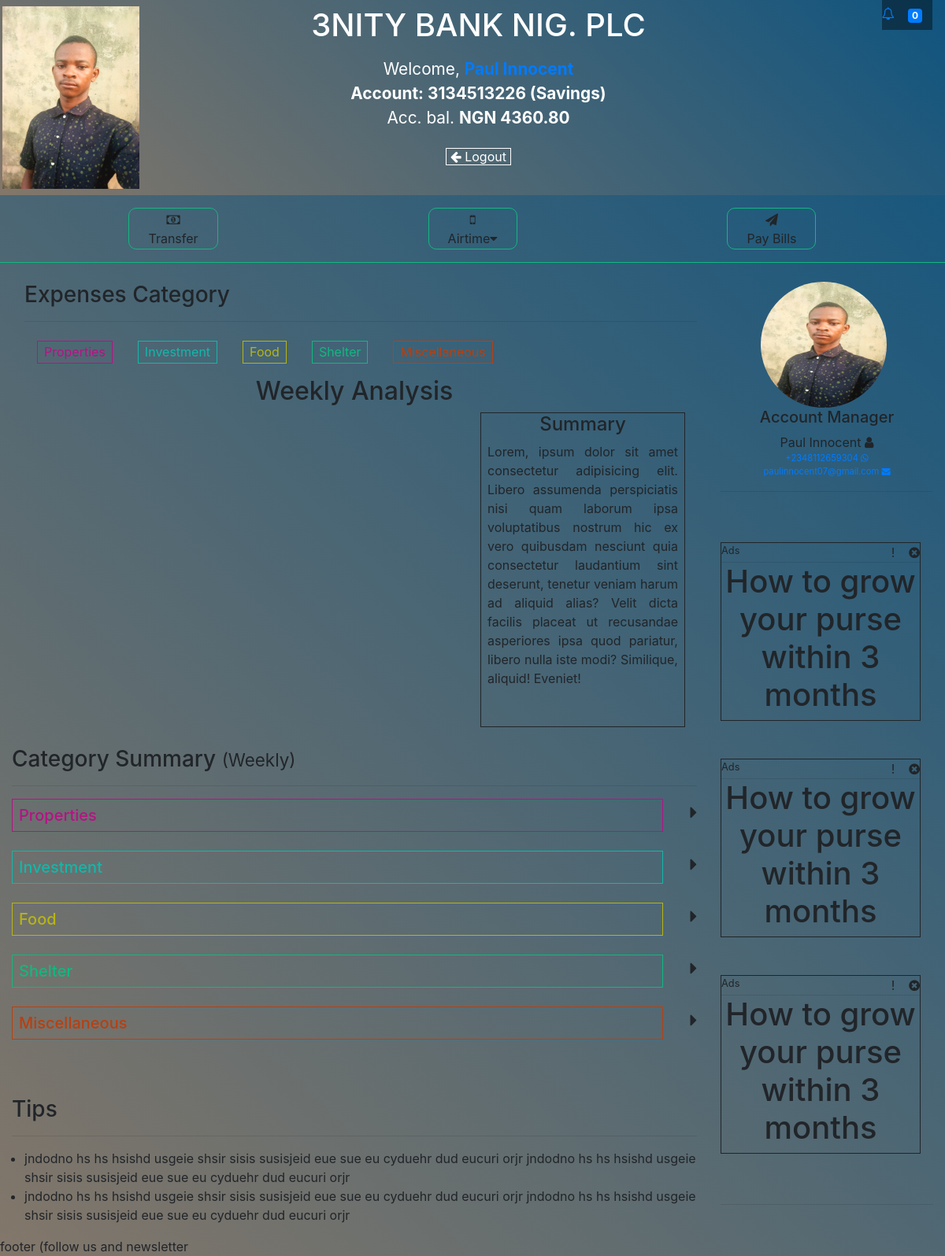
Screenshot of / (signed in) with the database file from the repository.
### bank/models.py (models this page shows, shortened)
class Account(models.Model):
    customer = models.ForeignKey(Customer, on_delete=models.CASCADE, null=True, blank=True, related_name="customer")
    accountNum = models.IntegerField(null=True, blank=True)
    accountType = models.CharField(default="Savings", max_length=200)
    balance = models.FloatField(default=0.00)
    transactionPin = models.IntegerField(default=1234)
    timestamp = models.DateTimeField(auto_now_add=True)

class Customer(models.Model):
    user = models.OneToOneField(User, on_delete=models.CASCADE, null=True, blank=True)
    manager = models.ForeignKey(Staff, on_delete=models.SET_NULL, null=True, blank=True)
    fname = models.CharField(max_length=200)
    lname = models.CharField(max_length=200)
    email = models.CharField(max_length=200, null=True)
    address = models.CharField(max_length=200, null=True)
    tel = models.CharField(max_length=200, null=True)
    dob = models.CharField(max_length=200, null=True)

class Staff(models.Model):
    user = models.OneToOneField(User, on_delete=models.CASCADE, null=True, blank=True)
    fullName = models.CharField(max_length=200, null=True, blank=True)
    role = models.CharField(max_length=200, default="manager")
    email = models.CharField(max_length=200, null=True)
    whatsappNum = models.CharField(max_length=200, null=True)
    totalCustomer = models.IntegerField(default=0)

### bank/views.py (the view)
# urls.py: path('', views.index, name="index"),
def index(request):
    try:
        user=Customer.objects.get(user=User.objects.get(username=request.user))
        account = Account.objects.filter(customer=user)
        context = {'account':account}
        return render(request, 'bank/profile.html', context)
    except:
        return HttpResponseRedirect(reverse("login"))

### bank/templates/bank/profile.html (shortened to what this page needs)
{% extends "bank/layout.html" %}
{% load static %}
{% block customStyle %}
<link rel="stylesheet" href="/static/bank/css/profile.css">
{% endblock %}
{% block body %}
  <div class="exp-catg" style="padding-left: 1rem;">
    <h3>Expenses Category </h3>
    <hr />
    <ul>
      <a style="border: 1px solid rgb(184, 17, 134); color: rgb(184, 17, 134);" href="#category1"
        onclick="expandCatg('properties')">Properties</a>
      <a style="border: 1px solid rgb(17, 184, 170); color: rgb(17, 184, 170);" href="#category2"
        onclick="expandCatg('investment')">Investment</a>
      <a style="border: 1px solid rgb(184, 181, 17); color: rgb(184, 181, 17);" href="#category3"
        onclick="expandCatg('food')">Food</a>
      <a style="border: 1px solid rgb(17, 184, 128); color: rgb(17, 184, 128);" href="#category4"
        onclick="expandCatg('shelter')">Shelter</a>
      <a style="border: 1px solid rgb(184, 64, 17); color: rgb(184, 64, 17);" href="#category5"
        onclick="expandCatg('miscellaneous')">Miscellaneous</a>
    </ul>
  </div>
  <div class="graph">
    <div class="pie-chart-cont">
      <center>
        <h2>Weekly Analysis</h2>
      </center>
      <div class="container-fluid">
        <div class="row">
          <div class="col-12 col-md-8">
            <div id="piechart" style="width: 100%; height: 400px;"></div>
          </div>
          <div class="col-12 col-md-4">
            <div class="pieSummary">
              <center>
                <h4>Summary</h4>
              </center>
              <div>
                <p style="text-align: justify; padding: 0 .5rem;">
                  Lorem, ipsum dolor sit amet consectetur adipisicing elit. Libero assumenda perspiciatis nisi
                  quam laborum ipsa voluptatibus nostrum hic ex vero quibusdam nesciunt quia consectetur
                  laudantium sint deserunt, tenetur veniam harum ad aliquid alias? Velit dicta facilis placeat ut
                  recusandae asperiores ipsa quod pariatur, libero nulla iste modi? Similique, aliquid! Eveniet!
                </p>
              </div>
            </div>
          </div>
        </div>
      </div>
    </div>
  </div>
  <br>
  <div class="catg-summary">
    <h3>Category Summary <small>(Weekly)</small></h3>
    <hr />
    <div class="catg1" id="category1">
      <div class="d-flex justify-content-between">
        <h5 style="width: 95%; padding: .5rem; border: 1px solid rgb(184, 17, 134); color: rgb(184, 17, 134);">
          Properties</h5>
        <div style="font-size: 1.5rem; z-index: 10; cursor: pointer;" class="catg-sum-caret">
          <i class="fa fa-caret-right crproperties" aria-hidden="true" onclick="expandCatg('properties')"></i>
        </div>
      </div>
    </div>
    <div class="catg2" id="category2">
      <div class="d-flex justify-content-between">
        <h5 style="width: 95%; padding: .5rem; border: 1px solid rgb(17, 184, 170); color: rgb(17, 184, 170);">
          Investment</h5>
        <div style="font-size: 1.5rem; z-index: 10; cursor: pointer;" class="catg-sum-caret">
          <i class="fa fa-caret-right crinvestment" aria-hidden="true" onclick="expandCatg('investment')"></i>
        </div>
      </div>
    </div>
    <div class="catg3" id="category3">
      <div class="d-flex justify-content-between">
        <h5 style="width: 95%; padding: .5rem; border: 1px solid rgb(184, 181, 17); color: rgb(184, 181, 17);">Food</h5>
        <div style="font-size: 1.5rem; z-index: 10; cursor: pointer;" class="catg-sum-caret">
          <i class="fa fa-caret-right crfood" aria-hidden="true" onclick="expandCatg('food')"></i>
        </div>
      </div>
    </div>
    <div class="catg4" id="category4">
      <div class="d-flex justify-content-between">
        <h5 style="width: 95%; padding: .5rem; border: 1px solid rgb(17, 184, 128); color: rgb(17, 184, 128);">Shelter
        </h5>
        <div style="font-size: 1.5rem; z-index: 10; cursor: pointer;" class="catg-sum-caret">
          <i class="fa fa-caret-right crshelter" aria-hidden="true" onclick="expandCatg('shelter')"></i>
        </div>
      </div>
    </div>
    <div class="catg5" id="category5">
      <div class="d-flex justify-content-between">
        <h5 style="width: 95%; padding: .5rem; border: 1px solid rgb(184, 64, 17); color: rgb(184, 64, 17);">
          Miscellaneous</h5>
        <div style="font-size: 1.5rem; z-index: 10; cursor: pointer;" class="catg-sum-caret">
          <i class="fa fa-caret-right crmiscellaneous" aria-hidden="true" onclick="expandCatg('miscellaneous')"></i>
        </div>
      </div>
    </div>
  </div>
  <br />
  <br />
  <div class="tips">
    <h3>Tips</h3>
    <hr />
    <ul>
      <li>
        <p>
          jndodno hs hs hsishd usgeie shsir sisis susisjeid eue sue eu cyduehr dud eucuri orjr
          jndodno hs hs hsishd usgeie shsir sisis susisjeid eue sue eu cyduehr dud eucuri orjr
        </p>
      </li>
      <li>
        <p>
          jndodno hs hs hsishd usgeie shsir sisis susisjeid eue sue eu cyduehr dud eucuri orjr
          jndodno hs hs hsishd usgeie shsir sisis susisjeid eue sue eu cyduehr dud eucuri orjr
        </p>
      </li>
    </ul>
  </div>
{% endblock %}

### bank/templates/bank/layout.html (shortened to what this page needs)
{% load static %}
<!doctype html>
<html lang="en">
<head>
  <link rel="stylesheet" href="https://stackpath.bootstrapcdn.com/bootstrap/4.3.1/css/bootstrap.min.css"
>
  <link rel="stylesheet" href="https://cdnjs.cloudflare.com/ajax/libs/font-awesome/4.7.0/css/font-awesome.min.css">
  <link rel="stylesheet" href="{% static 'bank/css/layout.css' %}">
  {% block customStyle %}{% endblock %}
</head>
<body>
  {% for account in account %}
  <div class="notification-bell">
    <a href="#" onclick="notification()">
      <i class="fa fa-bell-o" aria-hidden="true"></i>
      <button class="btn" style="color: white;">
        <span class="badge badge-primary" id="notification-count">0</span>
      </button>
    </a>
  </div>
  <header>
    <div class="container-fluid">
      <div class="row" style="margin-right: -35px; margin-left: -35px;">
        <div title="Profile Page" class="col-2 profile-img" style="cursor: pointer;">
          <a href="/"><img src="{% static 'bank/images/IMG_20200627_181056.jpg' %}" width="100%" height="100%"
              alt="profile image"></a>
        </div>
        <div class="col-10 header">
          <center>
            <h1 class="ptitle" style="margin-bottom: 1rem;">3NITY BANK NIG. PLC</h1>
            <span title="Profile Page" style="cursor: pointer;">Welcome, <a href="/"><b>{{ account.customer.lname }}
                  {{ account.customer.fname }}</b></a></span>
            <div style="cursor: pointer;" title="change Account">
              <b style="display: inline;">Account: {{ account.accountNum }} ({{ account.accountType }})</b>
            </div>
            <div>
              <span>Acc. bal. <b>NGN <span>{{ account.balance | floatformat:2 }}</span></b></span>
            </div>
            <div id="pdToggle" style="margin-top: 1rem;">
              <a href="/logout" style="color:white; padding: 0 .3rem; border:1px solid; font-size: 1rem;">
                <i class="fa fa-arrow-left"></i>
                <span>Logout </span>
              </a>
            </div>
          </center>
        </div>
      </div>
    </div>
  </header>
  <div class="col-12 main-nav">
    <ul>
      <li>
        <a href="#main-body" onclick="mainNav('transfer')">
          <center><i class="fa fa-money" aria-hidden="true"></i>
            <div>
              Transfer
            </div>
          </center>
        </a>
      </li>
      <li>
        <a href="#main-body" onclick="mainNav('airtime')">
          <center><i class="fa fa-mobile" aria-hidden="true"></i>
            <div class="d-flex justify-content-center align-items-center">
              Airtime<i class="fa fa-caret-down" aria-hidden="true"></i>
            </div>
          </center>
        </a>
      </li>
      <li>
        <a href="#main-body" onclick="mainNav('bills')">
          <center><i class="fa fa-paper-plane" aria-hidden="true"></i>
            <div>
              Pay&nbsp;Bills
            </div>
          </center>
        </a>
      </li>
    </ul>
  </div>
  <br>
  <div class="container-fluid">
    <div class="row">
      <div class="col-md-9" id="main-body">
        {% block body %}
        {% endblock %}
      </div>
      <div class="col-md-3 sidebar">
        <center>
          <div class="acc-magr">
            <div class="magr-img" style="margin-right: .5rem;">
              <img src="{% static 'bank/images/IMG_20200627_181056.jpg' %}"
                style="width: 10rem; height: 10rem; border-radius: 50%;" alt="">
            </div>
            <caption>
              <h5>Account Manager</h5>
              <p>
                <span>{{ account.customer.manager.fullName }} <i class="fa fa-user" aria-hidden="true"></i></span>
              </p>
              <p style="font-size: .7rem;">
                <a href="wa.me:+234 8112 659 304">{{ account.customer.manager.whatsappNum }} <i class="fa fa-whatsapp"
                    aria-hidden="true"></i></a>
              </p>
              <p style="font-size: .7rem;">
                <a href="mailto:paulinnocent04@gmail.com">{{ account.customer.manager.email }} <i class="fa fa-envelope"
                    aria-hidden="true"></i></a>
              </p>
            </caption>
          </div>
          <hr>
          <br>
          <br>
          <div class="ads-cont">
            <div class="ads-header">
              <small>Ads</small>
              <div>
                <span style="cursor: pointer;">!</span>&nbsp;&nbsp;&nbsp;
                <span style="cursor: pointer;"><i class="fa fa-times-circle" aria-hidden="true"></i></span>
              </div>
            </div>
            <hr style="margin: 0; padding: 0;">
            <div class="ads-body">
              <h1>
                <p>
                  How to grow your purse within 3 months
                </p>
              </h1>
            </div>
          </div>
          <br>
          <br>
          <div class="ads-cont">
            <div class="ads-header">
              <small>Ads</small>
              <div>
                <span style="cursor: pointer;">!</span>&nbsp;&nbsp;&nbsp;
                <span style="cursor: pointer;"><i class="fa fa-times-circle" aria-hidden="true"></i></span>
              </div>
            </div>
            <hr style="margin: 0; padding: 0;">
            <div class="ads-body">
              <h1>
                <p>
                  How to grow your purse within 3 months
                </p>
              </h1>
            </div>
          </div>
          <br>
          <br>
          <div class="ads-cont">
            <div class="ads-header">
              <small>Ads</small>
              <div>
                <span style="cursor: pointer;">!</span>&nbsp;&nbsp;&nbsp;
                <span style="cursor: pointer;"><i class="fa fa-times-circle" aria-hidden="true"></i></span>
              </div>
            </div>
            <hr style="margin: 0; padding: 0;">
            <div class="ads-body">
              <h1>
                <p>
                  How to grow your purse within 3 months
                </p>
              </h1>
            </div>
          </div>
          <br>
          <br>
          <hr>
        </center>
      </div>
    </div>
  </div>
  <div class="" id="footer">
    footer (follow us and newsletter
  </div>
  {% endfor %}
</body>
</html>

### bank/static/bank/css/layout.css (style rules this page uses)
*, p { margin: 0; padding: 0; -webkit-box-sizing: border-box; box-sizing: border-box; }
body { position: relative; width: 100vw; overflow-x: hidden; background: linear-gradient(45deg, #83776a, #0f547f); }
ul { list-style-type: none; }
header { background: linear-gradient(45deg, #83776a, #0f547f); color: white; padding: 0.5rem; padding-bottom: 0.5rem; }
.header { display: -webkit-box; display: -ms-flexbox; display: flex; -webkit-box-orient: vertical; -webkit-box-direction: normal; -ms-flex-direction: column; flex-direction: column; -webkit-box-align: center; -ms-flex-align: center; align-items: center; font-size: 1.3rem; padding-right: 16.666667% !important; }
.main-nav { border-bottom: 1px solid #11b880; padding: 1rem 0.5rem; }
.main-nav ul { width: 95vw; margin: auto; display: -webkit-box; display: -ms-flexbox; display: flex; overflow: auto; -ms-flex-pack: distribute; justify-content: space-around; -webkit-box-align: center; -ms-flex-align: center; align-items: center; }
.main-nav ul li a { display: inline-block; border: 1px solid #11b880; padding: 0.2rem 0.5rem; margin: 0 0.6rem; border-radius: 10px; padding: 0.1rem 1.5rem; cursor: pointer; color: inherit; }
.tips ul { list-style-type: disc; }
.tips ul li { margin-left: 1rem; }
.notification-bell { position: fixed; top: 0; right: 1rem; z-index: 999999999; background: rgba(0, 0, 0, 0.4); }

### bank/static/bank/css/profile.css (style rules this page uses)
ul { list-style-type: none; }
.exp-catg ul { width: 90vw; display: -webkit-box; display: -ms-flexbox; display: flex; overflow-x: auto; margin-bottom: 0.5rem; }
.exp-catg ul a { display: inline-block; margin: 0.5rem 1rem; padding: 0.1rem 0.5rem; }
.tips ul { list-style-type: disc; }
.tips ul li { margin-left: 1rem; }
.sidebar .ads-cont { border: 1px solid; margin-right: 1rem; }
.sidebar .ads-cont .ads-header { display: -webkit-box; display: -ms-flexbox; display: flex; -webkit-box-pack: justify; -ms-flex-pack: justify; justify-content: space-between; }
.pieSummary { height: 400px; border: 1px solid; overflow-y: auto; }

### rows the page displays
Account: accountNum "3134513226", accountType "Savings", balance "4360.80", customer.manager.fullName "Paul Innocent", customer.manager.whatsappNum "+2348112659304", customer.manager.email "paulinnocent07@gmail.com"
